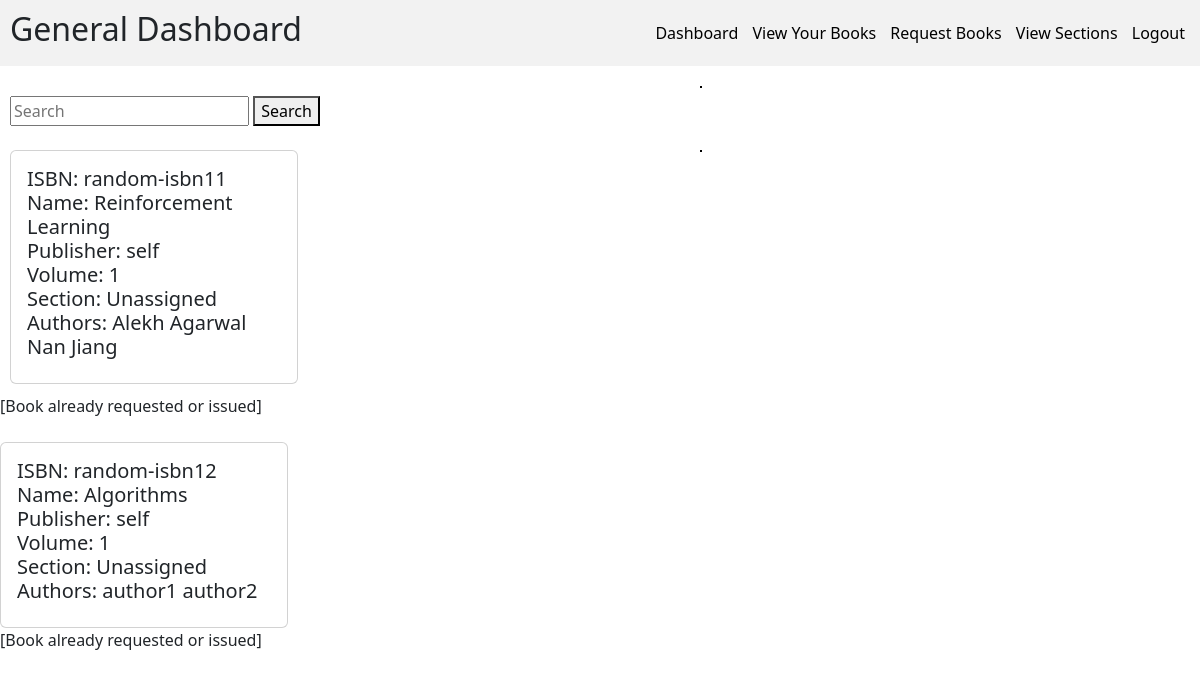
The app's page /generalDashboard/requestBooks/ (signed in) with its own data.
### models.py (models this page shows)
class BookModel(db.Model):
    __tablename__ = "book"
    id = Column(Integer, primary_key=True, autoincrement=True)
    isbn = Column(String(13), nullable=False, unique=True)
    name = Column(String(100), nullable=False)
    page_count = Column(Integer, nullable=False)
    content = Column(String, nullable=False)
    publisher = Column(String(100), nullable=False)
    volume = Column(Integer, nullable = False)
    section_id = Column(Integer, ForeignKey("section.id"), nullable=False)
    search_word = Column(String(500), nullable=False)
    price = Column(Integer, nullable=False)

class SectionModel(db.Model):
    __tablename__ = "section"
    id = Column(Integer, primary_key=True, autoincrement=True)
    name = Column(String(20), nullable=False, unique=True)
    date_created = Column(Date, nullable=False)
    description = Column(String(100), nullable=False)
    search_word = Column(String(150), nullable=False)

class BookAuthorModel(db.Model):
    __tablename__ = "book_author"
    book_id = Column(Integer, ForeignKey("book.id"), primary_key=True)
    author_name = Column(String(40), primary_key=True)
    search_word = Column(String(40), nullable=False)

### blueprints/api.py (the view)
        def wrapper(*args, **kwargs):
            info = UserInfoModel.query.filter_by(uid=current_user.id).first()
            if not info:
                return {"message": "Info not found"}, 404
            if info.role != role:
                return {"message": f"Only {role} user has access here"}, 400
            else:
                return function(*args, **kwargs)

### app.py (called while the page is built)
def get_all_book_authors():
    return BookAuthorModel.query.all()

@app.route("/generalDashboard/requestBooks/", methods=["GET"])
@check_role(role="General")
@login_required
def requestBooks():
    book_authors = get_all_book_authors()
    book_requests = BookRequestsModel.query.filter_by(uid=current_user.id).all()
    book_issues = BookIssueModel.query.filter_by(uid=current_user.id).all()
    issued_book_ids = [book_request.book_id for book_request in book_requests]
    issued_book_ids.extend([book_issue.book_id for book_issue in book_issues])
    print(issued_book_ids)
    books = (
        db.session.query(BookModel, SectionModel)
        .join(SectionModel, onclause=SectionModel.id == BookModel.section_id)
        .all()
    )
    return render_template(
        "allBooks.html",
        books=books,
        issued_book_ids=issued_book_ids,
        book_authors=book_authors,
    )

### blueprints/api.py (called while the page is built)
def check_role(role: str):
    def decorator(function: Callable):
        def wrapper(*args, **kwargs):
            info = UserInfoModel.query.filter_by(uid=current_user.id).first()
            if not info:
                return {"message": "Info not found"}, 404
            if info.role != role:
                return {"message": f"Only {role} user has access here"}, 400
            else:
                return function(*args, **kwargs)
        wrapper.__name__ = function.__name__
        return wrapper
    return decorator

@login_manager.user_loader
def load_user(id):
    return UserLoginModel.query.get(id)

### Templates/allBooks.html (shortened to what this page needs)
{% extends "generalBase.html" %}
{% block content %}
<div>
    <form action="/requestBooks/search">
        <input type="search" placeholder="Search" aria-label="Search" name="search_word">
        <button type="submit">Search</button>
    </form>
</div>
<br>
<div class="flash">
</div>
{% if not books %}
<h4>No books for issue yet!</h4>
{% else %}
{% for book, section in books: %}
<div class="card" style="width: 18rem;">
    <div class="card-body">
        <h5>
                ISBN: {{book.isbn}} <br>
                Name: {{book.name}} <br>
                Publisher: {{book.publisher}} <br>
                Volume: {{book.volume}} <br>
                Section: {{section.name}} <br>
                Authors:
                {% for book_author in book_authors %}
                    {% if book_author.book_id == book.id: %}
                    {{book_author.author_name}}
                    {% endif %}
                {% endfor %}
                <br>
            </h5>
        </div>
    </div>
</div>
    {% for issued_book_id in issued_book_ids if issued_book_id == book.id %}
    [Book already requested or issued] <br>
    {% else %}
    <a href="/requestBook?id={{book.id}}"><button>Request Book</button></a>
    <a href="/readFeedback?id={{book.id}}"><button>Read Feedbacks</button></a>
    <br>
    {% endfor %}
    <br>
{% endfor %}
{% endif %}
{% endblock %}

### static/generalStyle.css (style rules this page uses)
html, body { margin: 0px; font-family: Ubuntu, system-ui, -apple-system, BlinkMacSystemFont, "Segoe UI", Roboto, Oxygen, Cantarell, "Open Sans", "Helvetica Neue", sans-serif; }
.flash { position: fixed; top: 10; left: 700px; background-color: #f08080; border: 1px solid black; border-radius: 20; }

### records on screen
BookModel: isbn "random-isbn11", name "Reinforcement Learning", publisher "self", volume "1", name "Unassigned"
BookAuthorModel: author_name "Alekh Agarwal"
BookAuthorModel: author_name "Nan Jiang"
BookModel: isbn "random-isbn12", name "Algorithms", publisher "self", volume "1", name "Unassigned"
BookAuthorModel: author_name "author1"
BookAuthorModel: author_name "author2"
